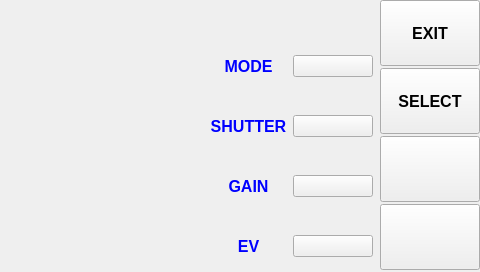
<?xml version="1.0" encoding="UTF-8"?>
<ui version="4.0">
 <class>cameraSetup</class>
 <widget class="QWidget" name="cameraSetup">
  <property name="geometry">
   <rect>
    <x>0</x>
    <y>0</y>
    <width>480</width>
    <height>272</height>
   </rect>
  </property>
  <property name="minimumSize">
   <size>
    <width>480</width>
    <height>272</height>
   </size>
  </property>
  <property name="maximumSize">
   <size>
    <width>480</width>
    <height>16777215</height>
   </size>
  </property>
  <property name="windowTitle">
   <string>Form</string>
  </property>
  <layout class="QHBoxLayout" name="horizontalLayout">
   <property name="spacing">
    <number>0</number>
   </property>
   <property name="leftMargin">
    <number>0</number>
   </property>
   <property name="topMargin">
    <number>0</number>
   </property>
   <property name="rightMargin">
    <number>0</number>
   </property>
   <property name="bottomMargin">
    <number>0</number>
   </property>
   <item>
    <widget class="QWidget" name="wt_liveView" native="true">
     <property name="minimumSize">
      <size>
       <width>380</width>
       <height>0</height>
      </size>
     </property>
     <widget class="QWidget" name="layoutWidget_2">
      <property name="geometry">
       <rect>
        <x>210</x>
        <y>50</y>
        <width>163</width>
        <height>32</height>
       </rect>
      </property>
      <layout class="QHBoxLayout" name="horizontalLayout_12">
       <item>
        <widget class="QLabel" name="lb_mode">
         <property name="minimumSize">
          <size>
           <width>75</width>
           <height>30</height>
          </size>
         </property>
         <property name="maximumSize">
          <size>
           <width>200</width>
           <height>16777215</height>
          </size>
         </property>
         <property name="font">
          <font>
           <pointsize>12</pointsize>
           <weight>75</weight>
           <bold>true</bold>
          </font>
         </property>
         <property name="styleSheet">
          <string notr="true">color: rgb(0, 0, 255);</string>
         </property>
         <property name="text">
          <string>MODE</string>
         </property>
         <property name="alignment">
          <set>Qt::AlignCenter</set>
         </property>
        </widget>
       </item>
       <item>
        <widget class="QPushButton" name="pb_modeVal">
         <property name="minimumSize">
          <size>
           <width>80</width>
           <height>0</height>
          </size>
         </property>
         <property name="text">
          <string/>
         </property>
        </widget>
       </item>
      </layout>
     </widget>
     <widget class="QWidget" name="layoutWidget_3">
      <property name="geometry">
       <rect>
        <x>210</x>
        <y>110</y>
        <width>163</width>
        <height>32</height>
       </rect>
      </property>
      <layout class="QHBoxLayout" name="horizontalLayout_13">
       <item>
        <widget class="QLabel" name="lb_shutter">
         <property name="minimumSize">
          <size>
           <width>75</width>
           <height>30</height>
          </size>
         </property>
         <property name="maximumSize">
          <size>
           <width>200</width>
           <height>16777215</height>
          </size>
         </property>
         <property name="font">
          <font>
           <pointsize>12</pointsize>
           <weight>75</weight>
           <bold>true</bold>
          </font>
         </property>
         <property name="styleSheet">
          <string notr="true">color: rgb(0, 0, 255);</string>
         </property>
         <property name="text">
          <string>SHUTTER</string>
         </property>
         <property name="alignment">
          <set>Qt::AlignCenter</set>
         </property>
        </widget>
       </item>
       <item>
        <widget class="QPushButton" name="pb_shutterVal">
         <property name="minimumSize">
          <size>
           <width>80</width>
           <height>0</height>
          </size>
         </property>
         <property name="text">
          <string/>
         </property>
        </widget>
       </item>
      </layout>
     </widget>
     <widget class="QWidget" name="layoutWidget_4">
      <property name="geometry">
       <rect>
        <x>210</x>
        <y>170</y>
        <width>163</width>
        <height>32</height>
       </rect>
      </property>
      <layout class="QHBoxLayout" name="horizontalLayout_14">
       <item>
        <widget class="QLabel" name="lb_gain">
         <property name="minimumSize">
          <size>
           <width>75</width>
           <height>30</height>
          </size>
         </property>
         <property name="maximumSize">
          <size>
           <width>200</width>
           <height>16777215</height>
          </size>
         </property>
         <property name="font">
          <font>
           <pointsize>12</pointsize>
           <weight>75</weight>
           <bold>true</bold>
          </font>
         </property>
         <property name="styleSheet">
          <string notr="true">color: rgb(0, 0, 255);</string>
         </property>
         <property name="text">
          <string>GAIN</string>
         </property>
         <property name="alignment">
          <set>Qt::AlignCenter</set>
         </property>
        </widget>
       </item>
       <item>
        <widget class="QPushButton" name="pb_gainVal">
         <property name="minimumSize">
          <size>
           <width>80</width>
           <height>0</height>
          </size>
         </property>
         <property name="text">
          <string/>
         </property>
        </widget>
       </item>
      </layout>
     </widget>
     <widget class="QWidget" name="layoutWidget_5">
      <property name="geometry">
       <rect>
        <x>210</x>
        <y>230</y>
        <width>163</width>
        <height>32</height>
       </rect>
      </property>
      <layout class="QHBoxLayout" name="horizontalLayout_5">
       <item>
        <widget class="QLabel" name="lb_ev">
         <property name="minimumSize">
          <size>
           <width>75</width>
           <height>30</height>
          </size>
         </property>
         <property name="maximumSize">
          <size>
           <width>200</width>
           <height>16777215</height>
          </size>
         </property>
         <property name="font">
          <font>
           <pointsize>12</pointsize>
           <weight>75</weight>
           <bold>true</bold>
          </font>
         </property>
         <property name="styleSheet">
          <string notr="true">color: rgb(0, 0, 255);</string>
         </property>
         <property name="text">
          <string>EV</string>
         </property>
         <property name="alignment">
          <set>Qt::AlignCenter</set>
         </property>
        </widget>
       </item>
       <item>
        <widget class="QPushButton" name="pb_evVal">
         <property name="minimumSize">
          <size>
           <width>80</width>
           <height>0</height>
          </size>
         </property>
         <property name="text">
          <string/>
         </property>
        </widget>
       </item>
      </layout>
     </widget>
    </widget>
   </item>
   <item>
    <widget class="QFrame" name="fr_panel">
     <property name="minimumSize">
      <size>
       <width>100</width>
       <height>270</height>
      </size>
     </property>
     <property name="maximumSize">
      <size>
       <width>114</width>
       <height>16777215</height>
      </size>
     </property>
     <property name="baseSize">
      <size>
       <width>100</width>
       <height>270</height>
      </size>
     </property>
     <property name="styleSheet">
      <string notr="true">border-image: url(:/hh1Graphics/blue-bkg);</string>
     </property>
     <layout class="QVBoxLayout" name="verticalLayout_2">
      <property name="spacing">
       <number>2</number>
      </property>
      <property name="leftMargin">
       <number>0</number>
      </property>
      <property name="topMargin">
       <number>0</number>
      </property>
      <property name="rightMargin">
       <number>0</number>
      </property>
      <property name="bottomMargin">
       <number>0</number>
      </property>
      <item>
       <widget class="QPushButton" name="pb_exit">
        <property name="sizePolicy">
         <sizepolicy hsizetype="Preferred" vsizetype="Preferred">
          <horstretch>0</horstretch>
          <verstretch>0</verstretch>
         </sizepolicy>
        </property>
        <property name="minimumSize">
         <size>
          <width>100</width>
          <height>66</height>
         </size>
        </property>
        <property name="maximumSize">
         <size>
          <width>16777215</width>
          <height>66</height>
         </size>
        </property>
        <property name="font">
         <font>
          <pointsize>12</pointsize>
          <weight>75</weight>
          <bold>true</bold>
         </font>
        </property>
        <property name="styleSheet">
         <string notr="true">border-image: url(:/hh1Graphics/blue-button);</string>
        </property>
        <property name="text">
         <string>EXIT</string>
        </property>
       </widget>
      </item>
      <item>
       <widget class="QPushButton" name="pb_select">
        <property name="sizePolicy">
         <sizepolicy hsizetype="Preferred" vsizetype="Preferred">
          <horstretch>0</horstretch>
          <verstretch>0</verstretch>
         </sizepolicy>
        </property>
        <property name="minimumSize">
         <size>
          <width>100</width>
          <height>66</height>
         </size>
        </property>
        <property name="maximumSize">
         <size>
          <width>118</width>
          <height>66</height>
         </size>
        </property>
        <property name="font">
         <font>
          <pointsize>12</pointsize>
          <weight>75</weight>
          <bold>true</bold>
         </font>
        </property>
        <property name="styleSheet">
         <string notr="true">border-image: url(:/hh1Graphics/blue-button);</string>
        </property>
        <property name="text">
         <string>SELECT</string>
        </property>
       </widget>
      </item>
      <item>
       <widget class="QPushButton" name="pb_up">
        <property name="sizePolicy">
         <sizepolicy hsizetype="Preferred" vsizetype="Preferred">
          <horstretch>0</horstretch>
          <verstretch>0</verstretch>
         </sizepolicy>
        </property>
        <property name="minimumSize">
         <size>
          <width>100</width>
          <height>66</height>
         </size>
        </property>
        <property name="maximumSize">
         <size>
          <width>16777215</width>
          <height>66</height>
         </size>
        </property>
        <property name="font">
         <font>
          <pointsize>12</pointsize>
         </font>
        </property>
        <property name="styleSheet">
         <string notr="true">border-image: url(:/hh1Graphics/arrow-up);</string>
        </property>
        <property name="text">
         <string/>
        </property>
        <property name="iconSize">
         <size>
          <width>40</width>
          <height>40</height>
         </size>
        </property>
       </widget>
      </item>
      <item>
       <widget class="QPushButton" name="pb_down">
        <property name="sizePolicy">
         <sizepolicy hsizetype="Preferred" vsizetype="Preferred">
          <horstretch>0</horstretch>
          <verstretch>0</verstretch>
         </sizepolicy>
        </property>
        <property name="minimumSize">
         <size>
          <width>100</width>
          <height>66</height>
         </size>
        </property>
        <property name="maximumSize">
         <size>
          <width>16777215</width>
          <height>66</height>
         </size>
        </property>
        <property name="font">
         <font>
          <pointsize>12</pointsize>
          <weight>50</weight>
          <bold>false</bold>
         </font>
        </property>
        <property name="styleSheet">
         <string notr="true">border-image: url(:/hh1Graphics/arrow-down);</string>
        </property>
        <property name="text">
         <string/>
        </property>
        <property name="iconSize">
         <size>
          <width>40</width>
          <height>40</height>
         </size>
        </property>
       </widget>
      </item>
     </layout>
    </widget>
   </item>
  </layout>
 </widget>
 <resources/>
 <connections/>
</ui>
